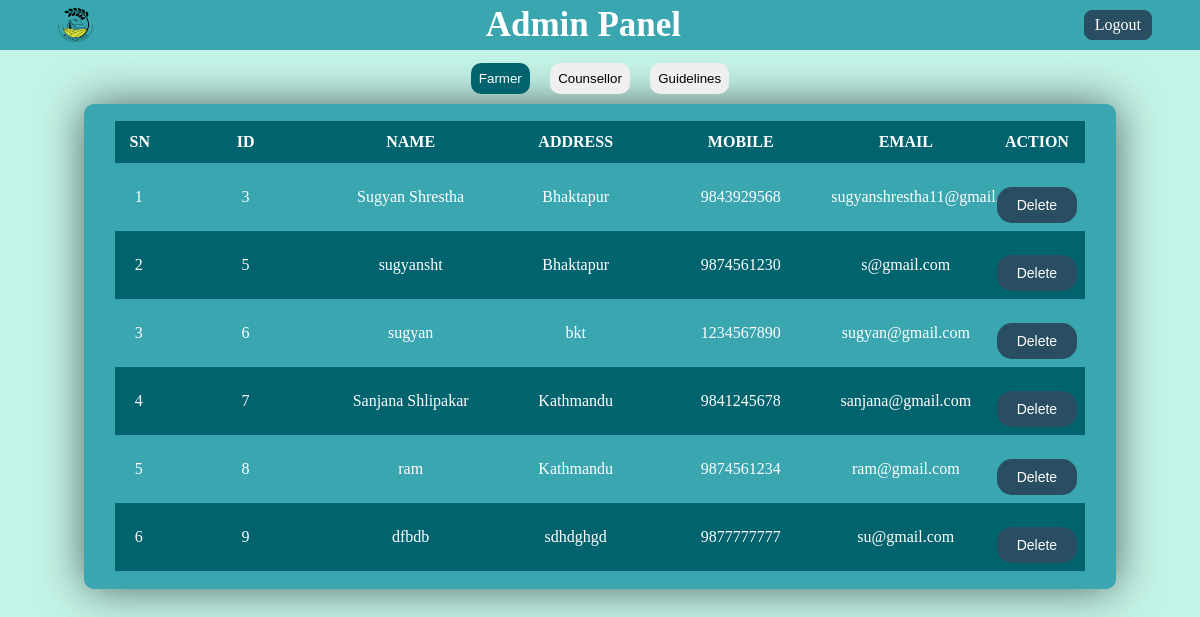
/admin/adminpanel.php (signed in), run on an earlier commit of the app's database.
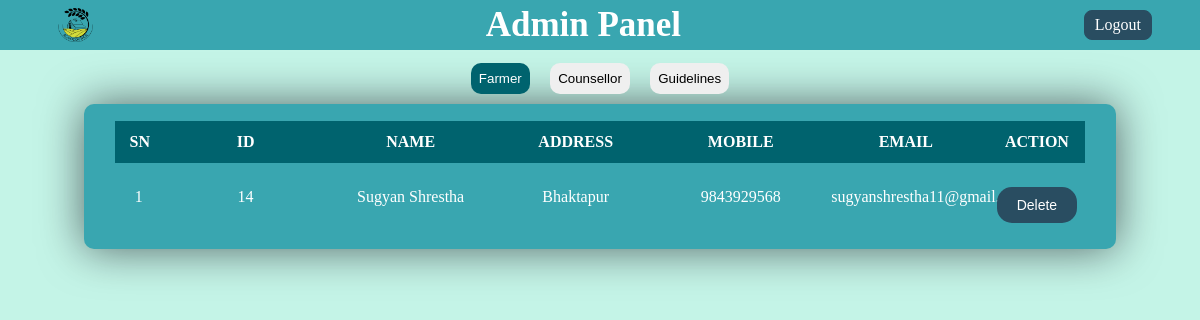
And on a later commit of the database.
### tables this page shows
CREATE TABLE `farmer` (
  `id` int(11) NOT NULL,
  `name` varchar(50) NOT NULL,
  `address` varchar(50) NOT NULL,
  `mobile` bigint(20) NOT NULL,
  `email` varchar(30) NOT NULL,
  `password` varchar(255) NOT NULL,
  `reset_otp_hash` varchar(64) DEFAULT NULL,
  `reset_otp_expires_at` datetime DEFAULT NULL
);

### admin/adminpanel.php (called while the page is built, shortened)
<?php
include 'admindashboard.php';
include 'admincontent.php';
?>

### admin/admincontent.php (the view, shortened to what this page needs)
<link rel="stylesheet" href="../css/admin.css">
<link rel="stylesheet" href="../css/sweetAlert.css">
<?php
$conn=new mysqli("localhost","root", "", "agro_council");
$farmerSelected = isset($_POST['farmer']) ? 'selected' : '';
$counsellorSelected = isset($_POST['counsellor']) ? 'selected' : '';
$guidelinesSelected = isset($_POST['guidelines']) ? 'selected' : '';
$selectedButton = isset($_GET['selected']) ? $_GET['selected'] : '';
if ($selectedButton === 'farmer') {
    $farmerSelected = 'selected';
    $table = 'farmer';
} elseif ($selectedButton === 'counsellor') {
    $counsellorSelected = 'selected';
    $table = 'counsellor';
} elseif ($selectedButton === 'guidelines') {
    $guidelinesSelected = 'selected';
    $table = 'guidelines';
} else {
    $farmerSelected = 'selected';
    $table = 'farmer';
}
?>
<div class="admin-main">
    <div class="head-table">
    <form action="?selected=farmer" method="POST">
        <button type="submit" name="farmer" class="<?php echo $farmerSelected; ?>">Farmer</button>
    </form>
    <form action="?selected=counsellor" method="POST">
    <button type="submit" name="counsellor" class="<?php echo $counsellorSelected; ?>">Counsellor</button>
    </form>
    <form action="?selected=guidelines" method="POST">
        <button type="submit" name="guidelines" class="<?php echo $guidelinesSelected; ?>">Guidelines</button>
    </form>
    </div>
    <div class="table-container">
        <table>
            <?php
                $sql = "SELECT * FROM `$table`";
                $result = mysqli_query($conn, $sql);
                if ($result && mysqli_num_rows($result) > 0) {
                    $columns = array_keys(mysqli_fetch_assoc($result));
                    mysqli_data_seek($result, 0);
                    $excludedColumns = ['password', 'reset_otp_hash', 'reset_otp_expires_at'];
                    echo "<tr>
                        <th width= 5%>SN</th>";
                    foreach ($columns as $column) {
                        if (!in_array($column, $excludedColumns)) {
                            echo "<th>" . strtoupper($column) . "</th>";
                        }
                    }
                    echo "<th width= 10%1>ACTION</th>";
                    echo "</tr>";
                    $i = 1;
                    while ($row = mysqli_fetch_assoc($result)) {
                        echo "<tr><td>$i</td>";
                        foreach ($row as $column => $value) {
                            if (!in_array($column, $excludedColumns)) {
                                echo "<td>$value</td>";
                            }
                            if ($column === 'id' || $column === 'gid') {
                                $id = $value;
                            }
                        }
                        echo "<td class='td-center'>";
                        echo "</td>";
                        echo "<td class='td-center'>
                            <form action='' method='post' class='deleteBtn' onsubmit=\"confirmDelete(event)\">
                                <input type='hidden' name='action' value='delete'>
                                <input type='hidden' name='id' value='" . $id . "'>
                                <input type='hidden' name='deleteTable' value='" . $table . "'>
                                <button type='submit'>Delete</button>
                            </form>
                            </td>";
                        echo "</tr>";
                        $i++;
                    }
                } else {
                    echo "<td>No data to display.</td>";
                }
            ?>
        </table>
    </div>
</div>

What changed in the data, as far as the page shows it:
removed farmer: id "3", name "Sugyan Shrestha", address "Bhaktapur", mobile "9843929568", email "sugyanshrestha11@gmail.com"
removed farmer: id "5", name "sugyansht", address "Bhaktapur", mobile "9874561230", email "s@gmail.com"
removed farmer: id "6", name "sugyan", address "bkt", mobile "1234567890", email "sugyan@gmail.com"
removed farmer: id "7", name "Sanjana Shlipakar", address "Kathmandu", mobile "9841245678", email "sanjana@gmail.com"
removed farmer: id "8", name "ram", address "Kathmandu", mobile "9874561234", email "ram@gmail.com"
removed farmer: id "9", name "dfbdb", address "sdhdghgd", mobile "9877777777", email "su@gmail.com"
added farmer: id "14", name "Sugyan Shrestha", address "Bhaktapur", mobile "9843929568", email "sugyanshrestha11@gmail.com"
